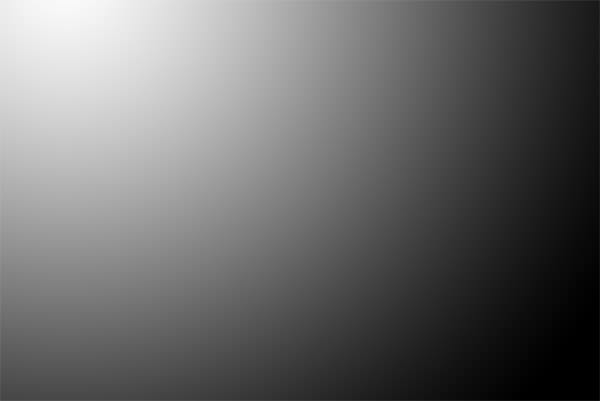
#> input picture opencv/gradien.jpg, 600 x 401 px
$ python threshold.py
#> lines starting #> are read from the running program, lines starting #| are printed output that depends on the picture; after the words box and inside, x2 and y2 are one past the last pixel; in counts of white or black regions, pixels touching at a corner belong together
import cv2
import matplotlib.pyplot as plt

img = cv2.imread("../gradien.jpg")
#> img is the input picture: shape (401, 600, 3); min 0, max 249, mean 105.8
_, th1 = cv2.threshold(img, 50, 255, cv2.THRESH_BINARY)
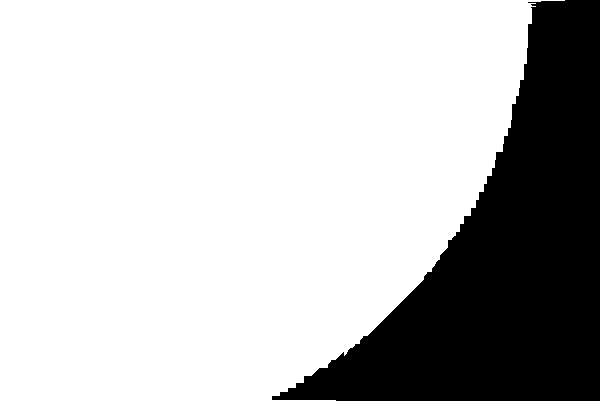
#> th1: shape (401, 600, 3); 75.5% white; 1 black region, box (x1, y1, x2, y2) and area: (272, 0, 600, 401) 58853
_, th2 = cv2.threshold(img, 200, 255, cv2.THRESH_BINARY_INV)
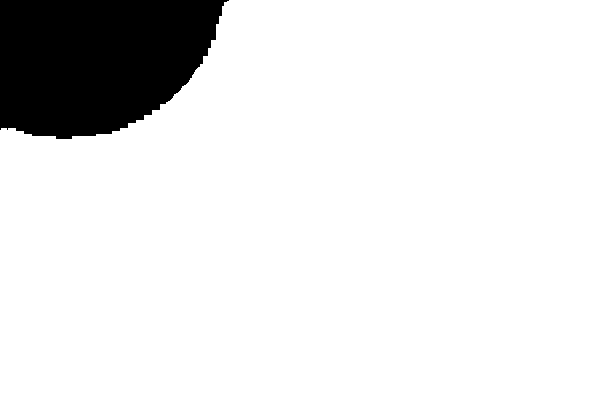
#> th2: shape (401, 600, 3); 89.4% white; 1 black region, box (x1, y1, x2, y2) and area: (0, 0, 229, 139) 25387
_, th3 = cv2.threshold(img, 127, 255, cv2.THRESH_TRUNC)
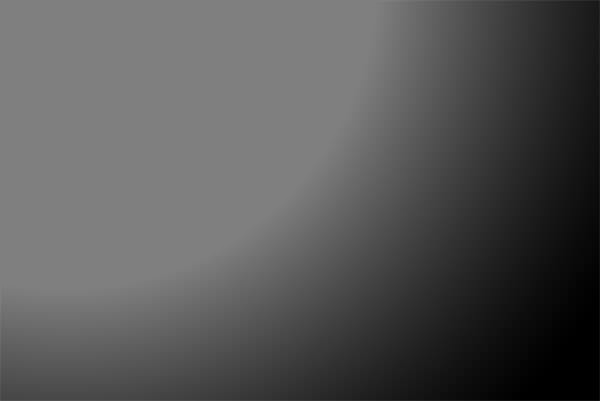
#> th3: shape (401, 600, 3); min 0, max 127, mean 87
_, th4 = cv2.threshold(img, 127, 255, cv2.THRESH_TOZERO)
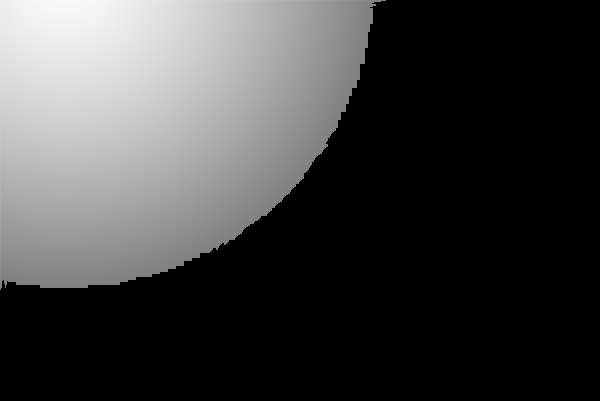
#> th4: shape (401, 600, 3); min 0, max 249, mean 64.8
_, th5 = cv2.threshold(img, 127, 255, cv2.THRESH_TOZERO_INV)
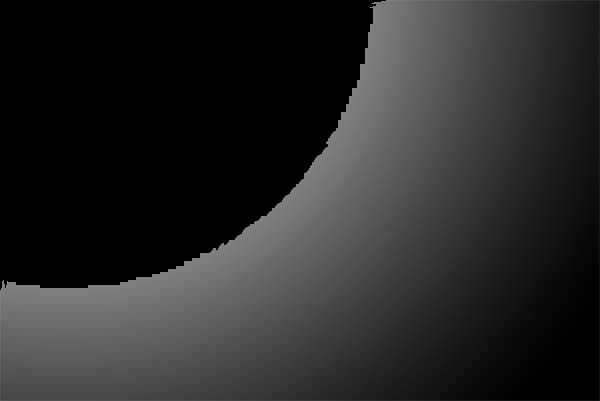
#> th5: shape (401, 600, 3); min 0, max 127, mean 41

titles = ['Original Image','BINARY','BINARY_INV','TRUNC','TOZERO','TOZERO_INV']
images = [img, th1 ,th2 ,th3 ,th4, th5]

for i in range(6):
  plt.subplot(2, 3, i+1)
  plt.imshow(images[i])
  plt.title(titles[i])
  plt.xticks([]),plt.yticks([])

# [6 lines of commented-out code are left out]
plt.show()
#cv.waitKey(0)
#cv.destroyAllWindows()

$ run again, with opencv/HappyFish.jpg copied over opencv/gradien.jpg
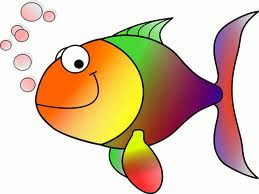
#> input picture opencv/HappyFish.jpg, 259 x 194 px
#> img is the input picture: shape (194, 259, 3); mean B, G, R 170.8, 196.4, 219.3
#> `_, th3 = cv2.threshold(img, 127, 255, cv2.THRESH_TRUNC)`:
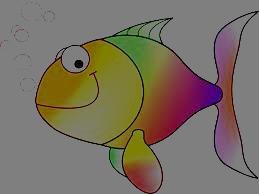
#> th3: shape (194, 259, 3); mean B, G, R 98.5, 112.5, 121.8
#> `_, th5 = cv2.threshold(img, 127, 255, cv2.THRESH_TOZERO_INV)`:
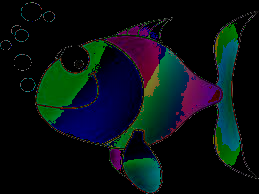
#> th5: shape (194, 259, 3); mean B, G, R 19.5, 17.2, 8.7
